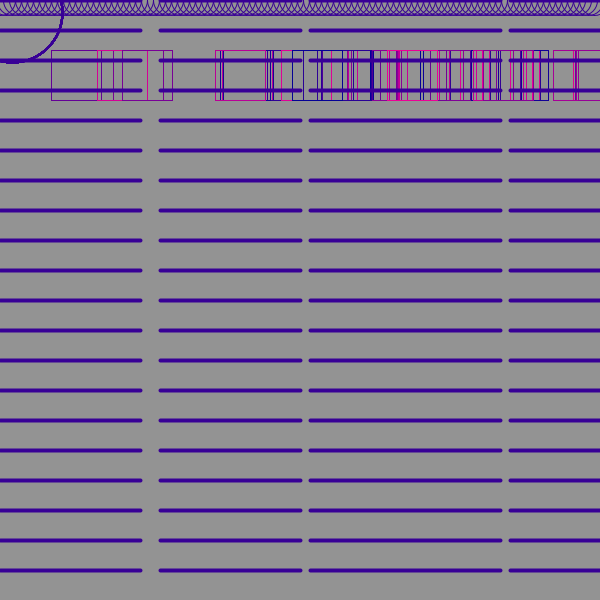
Frame 1 (no input)
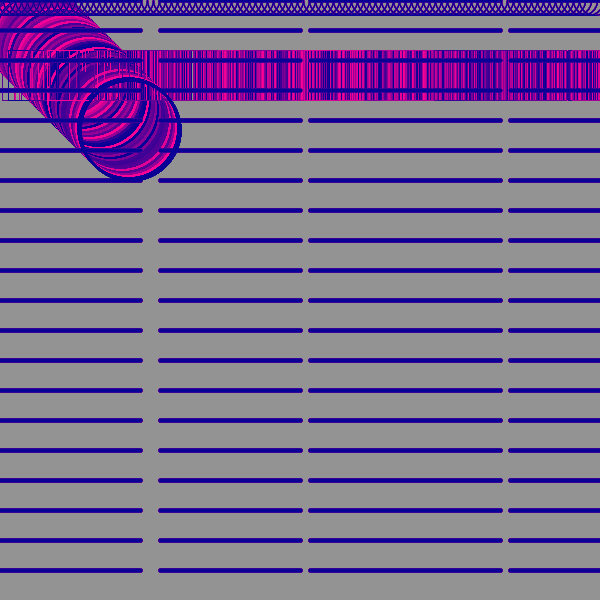
Frame 60 (the mouse pressed at the canvas centre just before this capture)
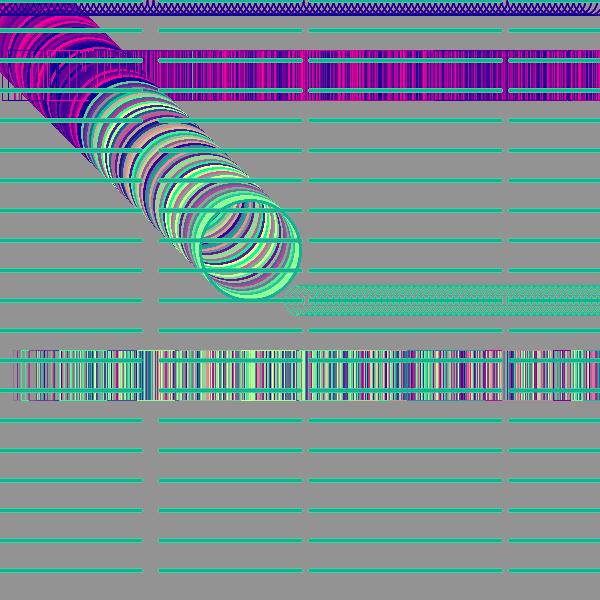
Frame 120 (the mouse held since frame 60 and released just before this capture)

The Processing sketch that drew these frames (run headless with seeded random() and noise(); from frame 60 on, the mouse is pressed at the canvas centre):

// Processing sketch: processing_75086
// ── processing_75086.pde

float x;
float y;
float directionX;
float directionY;


void setup(){
  size(600,600);
  background(147,147,147);

x = 10;
y = 10;
directionX = 2;
directionY = 2;
  
}


void draw(){
  
x += directionX;
y += directionY;




for(int i = 0; i < 500; i+=4){
  strokeWeight(1);
  rect(i+random(1000),mouseY+50,50,50);
 noFill();
 stroke(random(255),random(mouseX),150);
}

for(int i = 0; i < 400; i+=15){
 strokeWeight(2); 
  ellipse(x,y,100,100);  
}

if(x > 600){
  x = random(0,200);
  y = random(0,300);
}

for(int i = 0; i < 600; i+=6){
  strokeWeight(1);
  ellipse(i+mouseX,mouseY,30,30);
}

for (int i = 0; i < 600; i = i+30) {
    strokeWeight(4);
  line(0, i, 140, i);
}

for (int i = 0; i < 600; i = i+30) {
  strokeWeight(4);
  line(160, i, 300, i);
  
}
  for (int i = 0; i < 600; i = i+30) {
    strokeWeight(4);
  line(310, i, 500, i);
}

for (int i = 0; i < 600; i = i+30) {
    strokeWeight(4);
  line(510, i, 600, i);
 }
}
